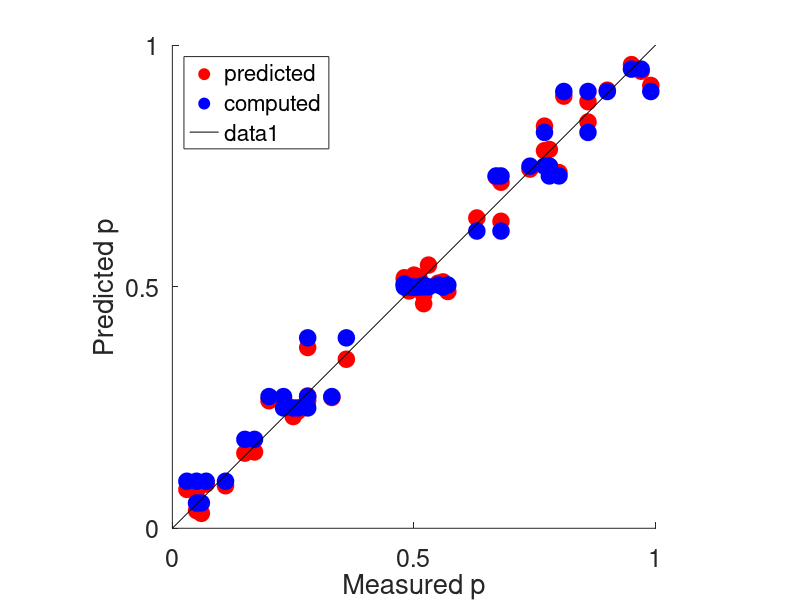

Source code (MATLAB): (Note: this script raises an error after producing the figure.)

clear; close all; 
load('returnedParamsTemp.mat')
plotWeibullFitsToData = 1; 

%% Plot measured vs. predicted probabilities
theDataProb = theResponsesFromSimulatedData./nTrials;
figure; hold on
plot(theDataProb,predictedProbabilitiesBasedOnSolution,'ro','MarkerSize',12,'MarkerFaceColor','r');
plot(theDataProb,probabilitiesComputedForSimulatedData,'bo','MarkerSize',12,'MarkerFaceColor','b');
legend('predicted', 'computed', 'Location', 'NorthWest')
plot([0 1],[0 1],'k');
axis('square')
axis([0 1 0 1]);
set(gca,  'FontSize', 18);
xlabel('Measured p');
ylabel('Predicted p');
set(gca, 'xTick', [0, 0.5, 1]);
set(gca, 'yTick', [0, 0.5, 1]);

%% Fit cubic spline to the data
% We do this separately for color and material dimension
ppColor = spline(materialMatchColorCoords, returnedMaterialMatchColorCoords);
ppMaterial = spline(colorMatchMaterialCoords, returnedColorMatchMaterialCoords);
xMinTemp = floor(min([returnedMaterialMatchColorCoords, returnedColorMatchMaterialCoords]))-0.5; 
xMaxTemp = ceil(max([returnedMaterialMatchColorCoords, returnedColorMatchMaterialCoords]))+0.5;
xTemp = max(abs([xMinTemp xMaxTemp]));
xMin = -xTemp;
xMax = xTemp;
yMin = xMin; 
yMax = xMax;
splineOverX = linspace(xMin,xMax,1000);
inferredPositionsColor = ppval(splineOverX,ppColor); 
inferredPositionsMaterial  = ppval(splineOverX,ppMaterial); 

%% Plot found vs predicted positions. 
figure; 
subplot(1,2,1); hold on % plot of material positions
plot(materialMatchColorCoords,returnedMaterialMatchColorCoords,'ro',splineOverX, inferredPositionsColor, 'r');
plot([xMin xMax],[yMin yMax],'--', 'LineWidth', 1, 'color', [0.5 0.5 0.5]);
title('Color dimension')
axis([xMin, xMax,yMin, yMax])
axis('square')
xlabel('"True" position');
ylabel('Inferred position');
set(gca, 'xTick', [xMin, 0, xMax],'FontSize', 18);
set(gca, 'yTick', [yMin, 0, yMax],'FontSize', 18);

% Set large range of values for fittings
subplot(1,2,2); hold on % plot of material positions
title('Material dimension')
plot(colorMatchMaterialCoords,returnedColorMatchMaterialCoords,'bo',splineOverX,inferredPositionsMaterial, 'b');
plot([xMin xMax],[yMin yMax],'--', 'LineWidth', 1, 'color', [0.5 0.5 0.5]);
axis([xMin, xMax,yMin, yMax])
axis('square')
xlabel('"True" position');
ylabel('Inferred position');
set(gca, 'xTick', [xMin, 0, xMax],'FontSize', 18);
set(gca, 'yTick', [yMin, 0, yMax],'FontSize', 18);

%% Another way to plot the data
figure; hold on; 
plot(returnedMaterialMatchColorCoords, zeros(size(returnedMaterialMatchColorCoords)),'ro', 'MarkerFaceColor', 'r', 'MarkerSize', 12); 
line([xMin, xMax], [0,0],'color', 'k'); 
plot(zeros(size(returnedColorMatchMaterialCoords)), returnedColorMatchMaterialCoords, 'bo','MarkerFaceColor', 'b', 'MarkerSize', 12); 
axis([xMin, xMax,yMin, yMax])
line([0,0],[yMin, yMax],  'color', 'k'); 
axis('square')
xlabel('color positions', 'FontSize', 18);
ylabel('material positions','FontSize', 18);

%% Plot Weibull fits to the data
if plotWeibullFitsToData
    for i = 1:size(responseFromSimulatedData,2);
        if i == 4
            fixPoint = 1;
        else
            fixPoint = 0;
        end
        [theSmoothPreds(:,i), theSmoothVals(:,i)] = ColorMaterialModelGetValuesFromFits(simulatedProbabilities(:,i)',colorMatchMaterialCoords, fixPoint);
    end
    ColorMaterialModelPlotFits(theSmoothVals, theSmoothPreds, materialMatchColorCoords, simulatedProbabilities);
end

%% Plot model predictions 
% First check the positions of color (material) match on color (material) axis.  
% Signal if there is an error. 
returnedMaterialMatchMaterialCoord = ppval(targetMaterialCoord, ppMaterial);
returnedColorMatchColorCoord =  ppval(targetColorCoord, ppColor);
if ~(returnedMaterialMatchMaterialCoord == 0)
    error('Target material coordinate did not map to zero.')
end
if ~(returnedColorMatchColorCoord == 0)
    error('Target color coordinates did not map to zero.')
end

% Find the predicted probabilities for a range of possible color coordinates 
%rangeOfColorCoordinates = linspace(xMin, xMax, 100)';
rangeOfMaterialMatchColorCoordinates = materialMatchColorCoords';

% Loop over each material coordinate of the color match, to get a predicted
% curve for each one.
for whichMaterialCoordinate = 1:length(colorMatchMaterialCoords)
    % Get the inferred material position for this color match
    returnedColorMatchMaterialCoord(whichMaterialCoordinate) = ppval(colorMatchMaterialCoords(whichMaterialCoordinate), ppMaterial);
    
    % Get the inferred color position for a range of material matches
    for whichColorCoordinate = 1:length(rangeOfMaterialMatchColorCoordinates)
        % Get the position of the material match
        returnedMaterialMatchColorCoord(whichColorCoordinate) = ppval(rangeOfMaterialMatchColorCoordinates(whichColorCoordinate), ppColor);
                
        % Compute the model predictions
        modelPredictions(whichColorCoordinate, whichMaterialCoordinate) = ColorMaterialModelComputeProb(targetColorCoord,targetMaterialCoord, ...
            returnedColorMatchColorCoord,returnedMaterialMatchColorCoord(whichColorCoordinate),...
            returnedColorMatchMaterialCoord(whichMaterialCoordinate), returnedMaterialMatchMaterialCoord, returnedW, returnedSigma);
    end
end

rangeOfMaterialMatchColorCoordinates = repmat(rangeOfMaterialMatchColorCoordinates,[1, length(materialMatchColorCoords)]);
ColorMaterialModelPlotFits(rangeOfMaterialMatchColorCoordinates, modelPredictions, materialMatchColorCoords, simulatedProbabilities, xMin, xMax);
